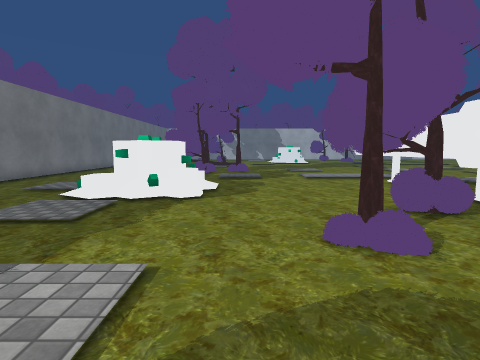
View 1 (above)

24 first-person views from a walk through a scene from a Unity 3-D project. The camera is 1.3 m above the floor, tilts 6° down and sees 80° across. The floor is counted in squares, 1 m on a side. Each view is taken from the middle of a square. On the plan, view 1 faces up. The plan holds only what a view shows up to about 13 squares ahead; the rest is blank. The place goes on beyond the plan. Some animated figures are left out. Some surface patterns are stand-ins.

View 2
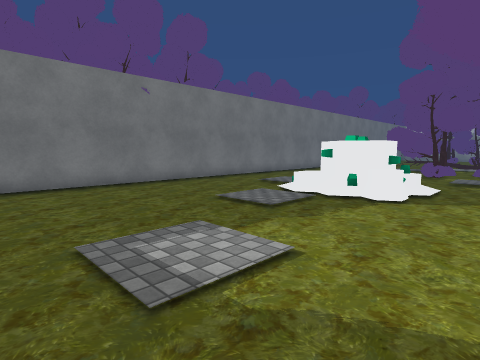

View 3
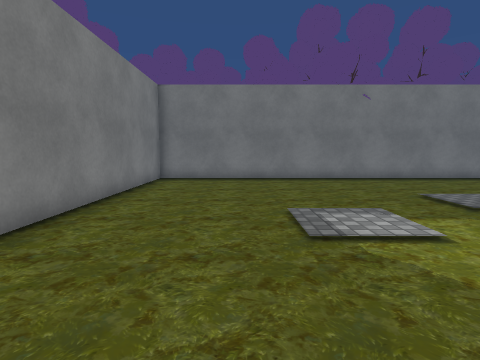

View 4
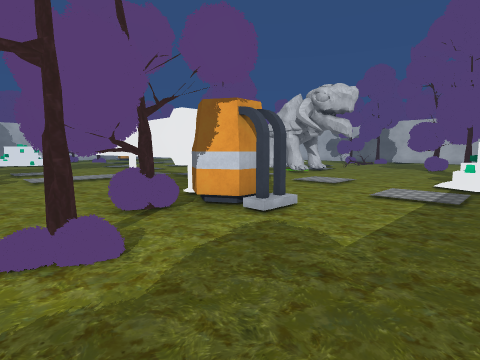

View 5
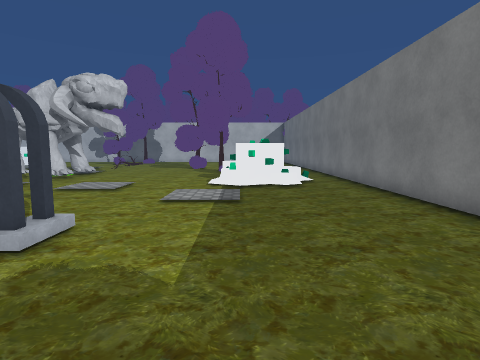

View 6
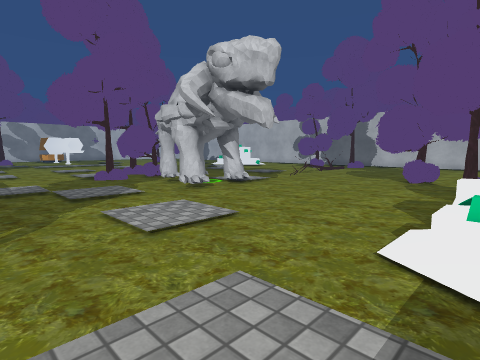

View 7
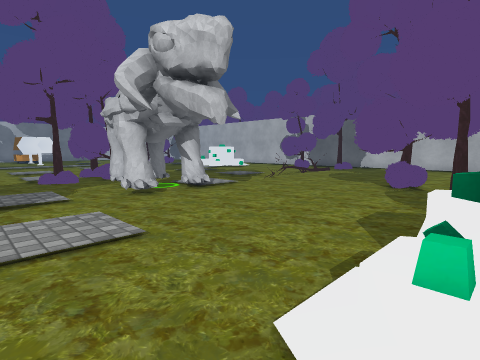

View 8
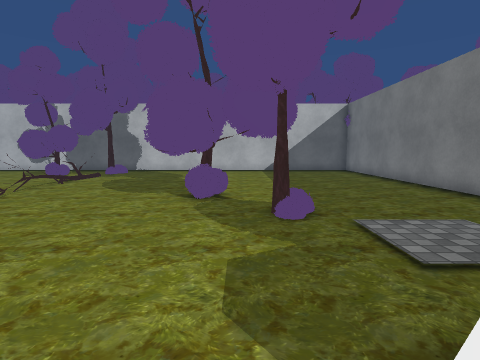

View 9
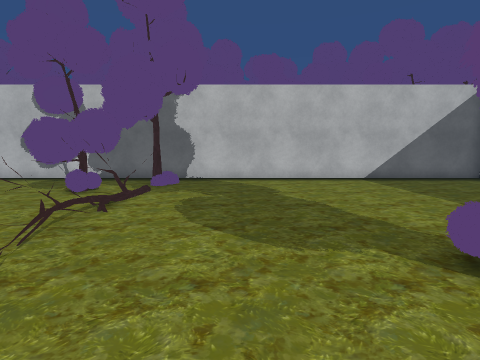

View 10
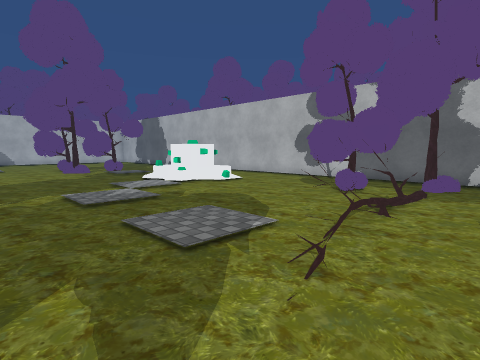

View 11
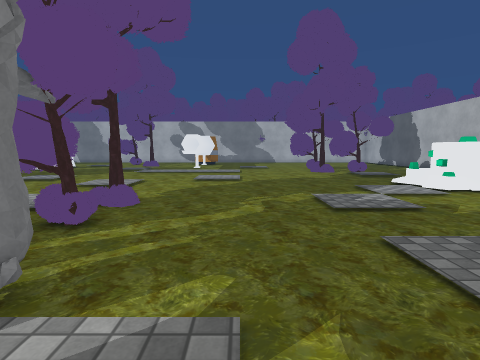

View 12
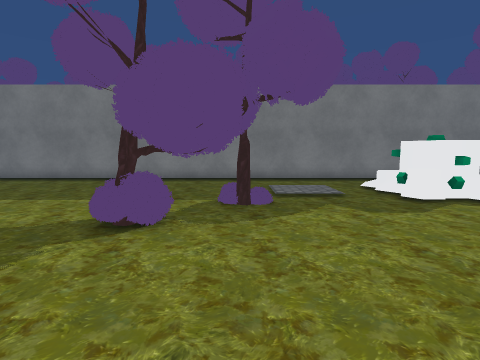

View 13
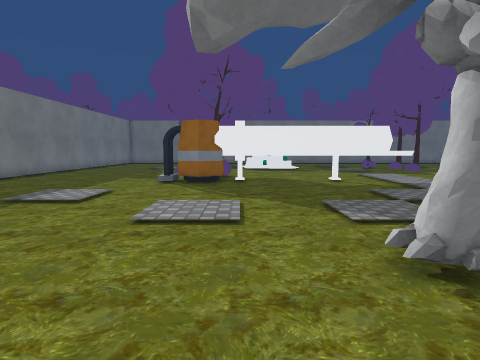

View 14
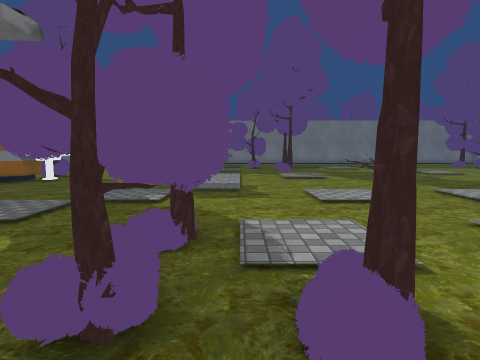

View 15
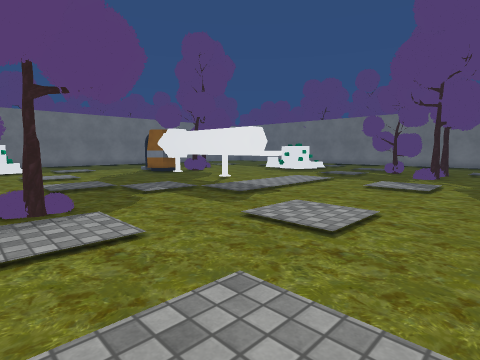

View 16
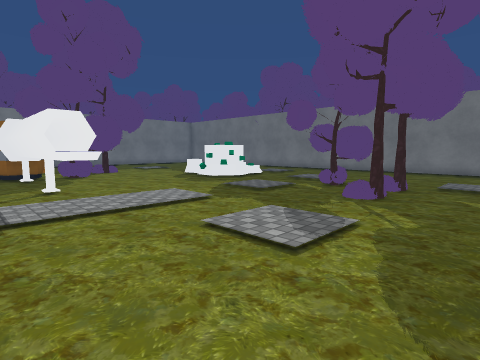

View 17
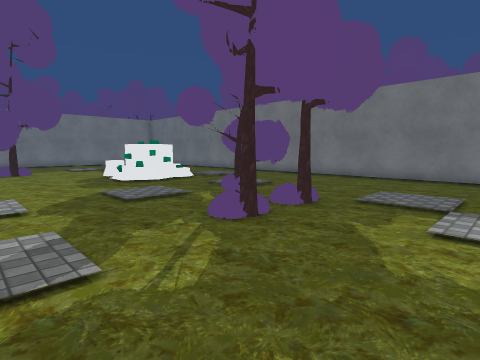

View 18
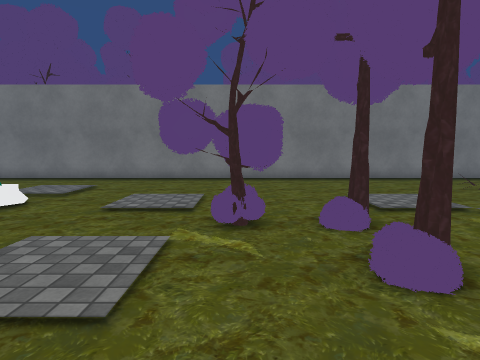

View 19
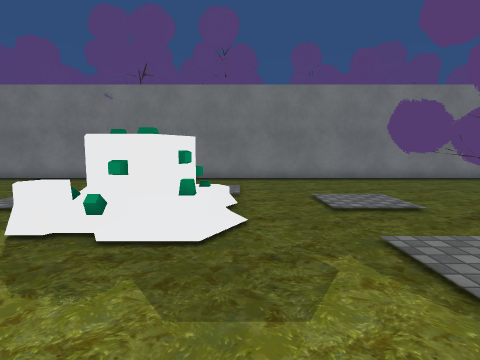

View 20
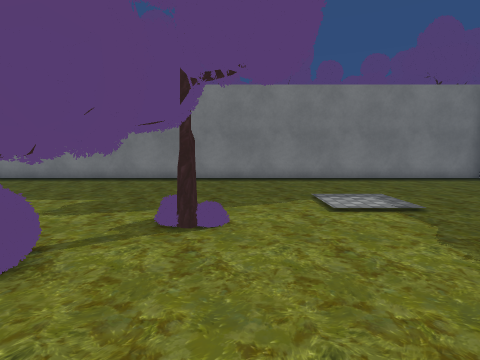

View 21
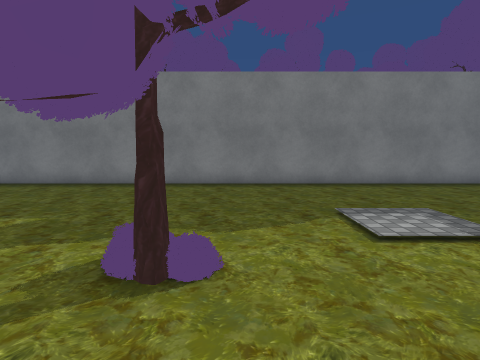

View 22
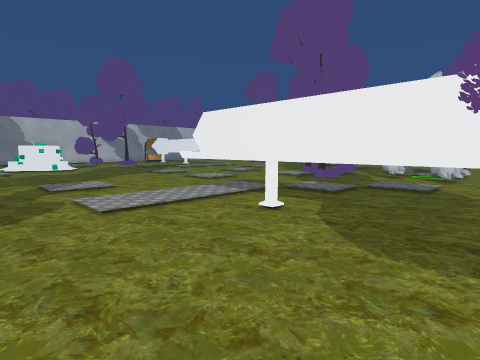

View 23
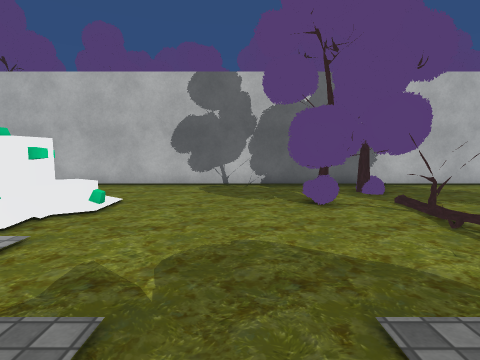

View 24
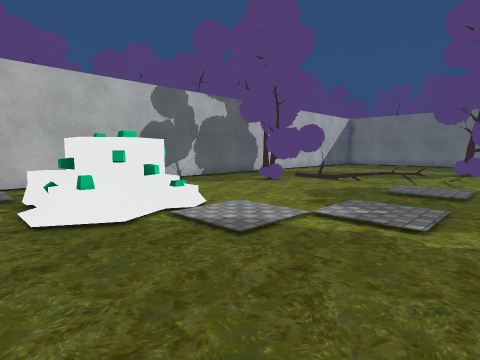

### Floor plan
Key: @ floor where view 1 was taken; # wall or solid block; . floor; / step, stairs or slope; O other object.
Columns run from 10 left of view 1 to 32 right of it. Each row starts with its distance up from view 1.
 22 #...... .......  ......  ............
 21 #...................................//O...#
 20 #................................../OOO   #
 19 #................................../OOO  .#
 18 #......O#O#......................../OO ...#
 17 #......O.............................//...#
 16 #......OO................O#...............#
 15 #......O.................O................#
 14 #...............O......O#OO...............#
 13 #..............OOO.......O...........O....#
 12 #..............O#O.......O.O.........OO...#
 11 #......./......OOO.......O O........OO....#
 10 #..... OO/.....O#O.......OOO.....OO//O.O#.#
  9 #..../OOO/.....OOO.......O.O..............#
  8 #..../OOOO.....OOO........................#
  7 #...........O..OOO........................#
  6 #............OO###........................#
  5 #...........##O###............O...........#
  4 #..........O#...#..............OOO........#
  3 #.............................##O.........#
  2 #......................//O...O#...........#
  1 #...................../OOO................#
  0 #.........@.........../OOO................#
 -1 #...................../OO ................#
 -2 #.......................//................#
 -3 #.........................................#
 -4 ###########################################

Positions as (right, up) in squares from view 1, and headings:
1: (0, 0), facing up
2: (1, 0), facing up-left
3: (3, 0), facing left
4: (1, 0), facing up-right
5: (2, 1), facing right
6: (9, 1), facing up-right
7: (11, 1), facing up-right
8: (14, 3), facing right
9: (19, 7), facing right
10: (19, 8), facing up-right
11: (19, 9), facing up
12: (20, 9), facing down
13: (18, 7), facing left
14: (18, 15), facing left
15: (15, 21), facing down-left
16: (8, 21), facing down-left
17: (4, 22), facing down-left
18: (3, 16), facing left
19: (3, 11), facing left
20: (1, 9), facing down
21: (1, 7), facing down
22: (1, 7), facing up-right
23: (21, 14), facing right
24: (20, 22), facing down-right
